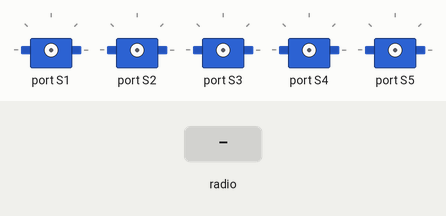
A program run on a simulated BBC micro:bit (MakeCode). On the bench: 5 × servo. The inputs (shaded band) are chosen by the test bench.

Above: at 1.2 s.
1.3 s: radio message "43" arrives
2.8 s: radio message "TALENT" arrives
At 3.8 s:
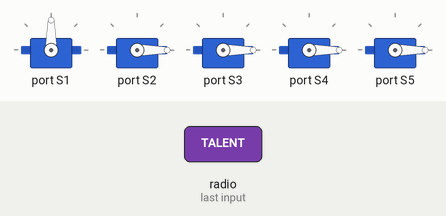
4.3 s: radio message "FINLAND" arrives
At 4.9 s:
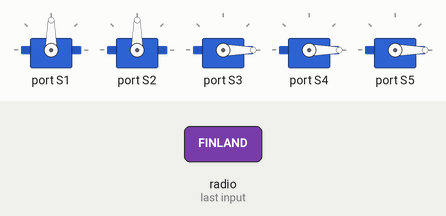
Timing chart, 0 to 7.3 s (numbered marks = the images above; inputs shaded):
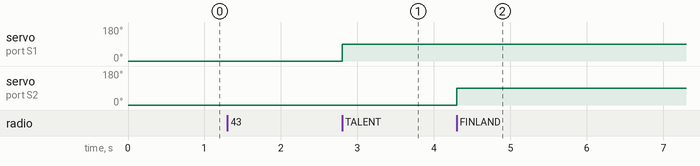

Measured:
- after the input at 2.8 s, servo on port S1: 0° → 90° at once
- after the input at 4.3 s, servo on port S2: 0° → 90° at once

The program:

main.ts
```typescript
radio.onReceivedNumber(function (receivedNumber) {
    if (receivedNumber == 43) {
        wuKong.setServoAngle(wuKong.ServoTypeList._180, wuKong.ServoList.S1, 0)
        wuKong.setServoAngle(wuKong.ServoTypeList._180, wuKong.ServoList.S2, 0)
        wuKong.setServoAngle(wuKong.ServoTypeList._180, wuKong.ServoList.S3, 0)
        wuKong.setServoAngle(wuKong.ServoTypeList._180, wuKong.ServoList.S4, 0)
        wuKong.setServoAngle(wuKong.ServoTypeList._180, wuKong.ServoList.S5, 0)
        radio.setGroup(radioNivå1)
    }
})
radio.onReceivedString(function (receivedString) {
    if (nivå == 1 && receivedString == "TALENT") {
        wuKong.setServoAngle(wuKong.ServoTypeList._180, wuKong.ServoList.S1, 90)
        radio.setGroup(radioNivå2)
        nivå = 2
    }
    if (nivå == 2 && receivedString == "FINLAND") {
        wuKong.setServoAngle(wuKong.ServoTypeList._180, wuKong.ServoList.S2, 90)
        radio.setGroup(radioNivå3)
        nivå = 3
    }
    if (nivå == 3 && receivedString == "ELEMENTÆRPARTIKKEL") {
        wuKong.setServoAngle(wuKong.ServoTypeList._180, wuKong.ServoList.S3, 90)
        radio.setGroup(radioNivå4)
        nivå = 4
    }
    if (nivå == 4 && receivedString == "VITENSENTER") {
        wuKong.setServoAngle(wuKong.ServoTypeList._180, wuKong.ServoList.S4, 90)
        radio.setGroup(radioNivå5)
        nivå = 5
    }
    if (nivå == 5 && receivedString == "MASKINIST") {
        wuKong.setServoAngle(wuKong.ServoTypeList._180, wuKong.ServoList.S5, 90)
    }
})
let radioNivå5 = 0
let radioNivå4 = 0
let radioNivå3 = 0
let radioNivå2 = 0
let radioNivå1 = 0
let nivå = 0
nivå = 1
let gruppe = 3
radio.setGroup(gruppe)
radioNivå1 = 114
radioNivå2 = 127
radioNivå3 = 139
radioNivå4 = 145
radioNivå5 = 152
```

test.ts
```typescript
// testene settes inn her; disse vil ikke kompilert så lenge denne pakken blir brukt som en utvidelse.
```
